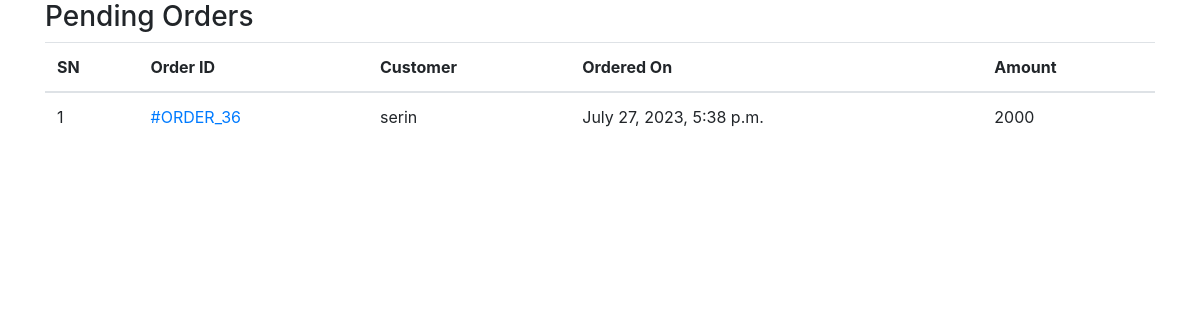
/adm/admin-home/, run on the app's committed database.
### ecomapp/models.py (models this page shows, shortened)
class Order(models.Model):
    cart = models.OneToOneField(Cart, on_delete=models.CASCADE)
    ordered_by = models.CharField(max_length=200)
    shipping_address = models.CharField(max_length=200)
    mobile = models.CharField(max_length=10)
    email = models.EmailField(null=True, blank=True)
    subtotal = models.PositiveIntegerField()
    discount = models.PositiveIntegerField()
    total = models.PositiveIntegerField()
    order_status = models.CharField(max_length=50, choices=ORDER_STATUS)
    created_at = models.DateTimeField(auto_now_add=True)
    payment_method = models.CharField(
        max_length=20, choices=METHOD, default="Cash On Delivery")
    payment_completed = models.BooleanField(
        default=False, null=True, blank=True)

### ecomapp/views.py (the view)
# urls.py: path("admin-home/", AdminHomeView.as_view(), name="adminhome"),
class AdminHomeView( TemplateView):
    template_name = "adminpages/adminhome.html"
    def get_context_data(self, **kwargs):
        context = super().get_context_data(**kwargs)
        context["pendingorders"] = Order.objects.filter(
            order_status="Order Received").order_by("-id")
        return context

### templates/adminpages/adminhome.html (shortened to what this page needs)
{% extends "adminpages/adminbase.html" %}
{% block content %}
<div class="container">
    <div class="row">
        <div class="col-md-12">
            <h3>Pending Orders</h3>
            <table class="table">
                <thead>
                    <tr>
                        <th>SN</th>
                        <th>Order ID </th>
                        <th>Customer</th>
                        <th>Ordered On</th>
                        <th>Amount</th>
                    </tr>
                </thead>
                <tbody>
                    {% for order in pendingorders %}
                    <tr>
                        <td>{{forloop.counter}}</td>
                        <td><a href="{% url 'adm:adminorderdetail' order.id %}">#ORDER_{{order.id}}</a></td>
                        <td>{{order.ordered_by}}</td>
                        <td>{{order.created_at}}</td>
                        <td>{{order.total}}</td>
                    </tr>
                    {% endfor %}
                </tbody>
            </table>
        </div>
    </div>
</div>
{% endblock %}

### data on the page
Order: id "36", ordered_by "serin", created_at "July 27, 2023, 5:38 p.m.", total "2000"
